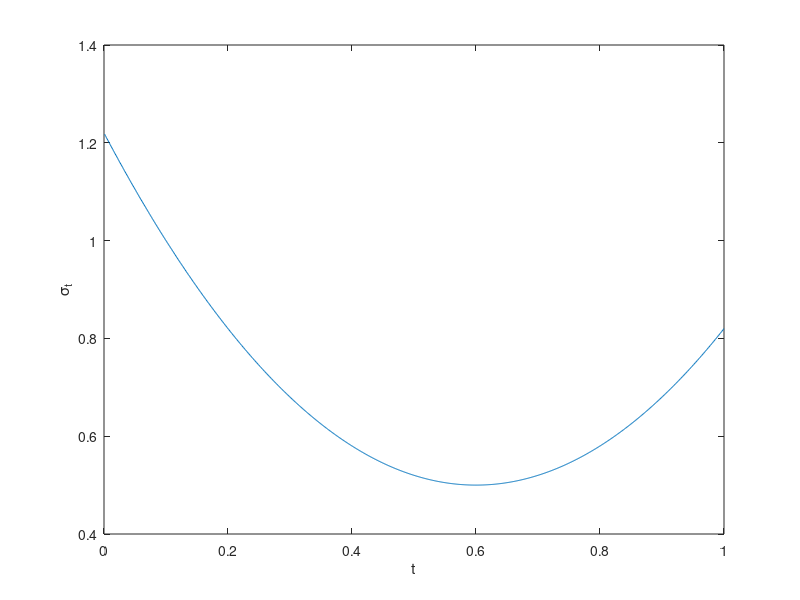
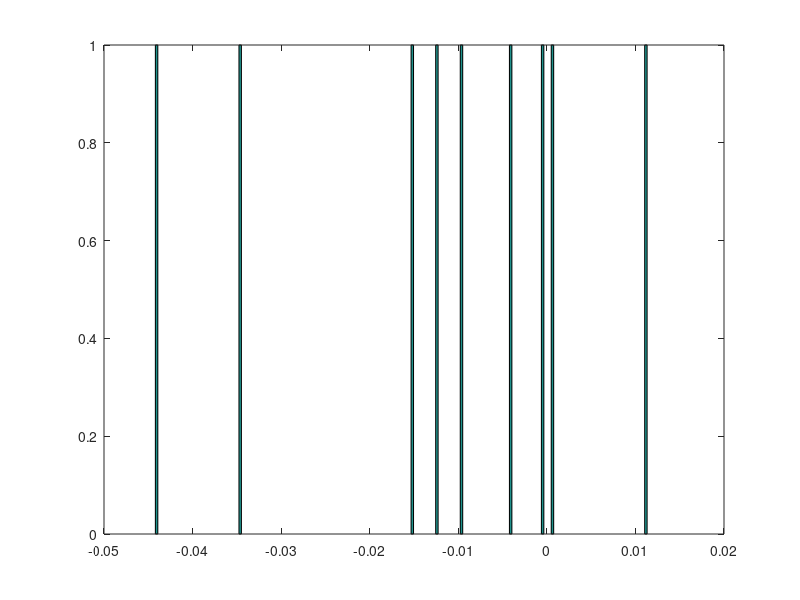

Source code (MATLAB) for these figures, in order: (Note: this script raises an error after producing the figures.)
%% Illustration of simple CLT
clear;close all;
%% Simulation setting
n = 1000; % sample size
delta = 1/n;

MC = 9; % number of Monte Carlo trials
RV = zeros(MC,1);
se = zeros(MC,1);

sigma = ((1:n)'/n-0.6).^2 * 2 + 0.5;
IV = sum(sigma.^2) * delta;
figure;
plot((1:n)/n,sigma); xlabel('t'); ylabel('\sigma_t');
fprintf('IV = %f\n',IV);
%% Run Monte Carlo
for mc = 1:MC
    dW = randn(n,1) * sqrt(delta);
    r = sigma .* dW;
    RV(mc) = sum(r.^2);
    se(mc) = sqrt(2/3 * sum(r.^4));
end
e = RV - IV; % estimation error
%% Analyzing the estimation errors
figure; hist(e,200)
fprintf('Mean(error): %f\n',mean(e))
fprintf('Std(error): %f\n',std(e))
%% Estimated standard error
mean(se)
%% t statistics
t = e ./ se;
figure;
ksdensity(t);
hold on;
xgrid = linspace(-5,5,1000);
plot(xgrid,normpdf(xgrid),'r--')
legend('t stat','N(0,1)')

%% Coverage of 95% confidence interval
% Compute the probability of |t| <= 97.5% quantile of N(0,1)
mean(abs(t) <= norminv(0.975))

%% Table
z = norminv(0.95);
L90 = RV - z * se;
U90 = RV + z * se;
rvse = [RV se L90 U90];

figure;
plot(RV(1:20),'k-');
hold on;
plot(L90(1:20),'k--'); plot(U90(1:20),'k--');